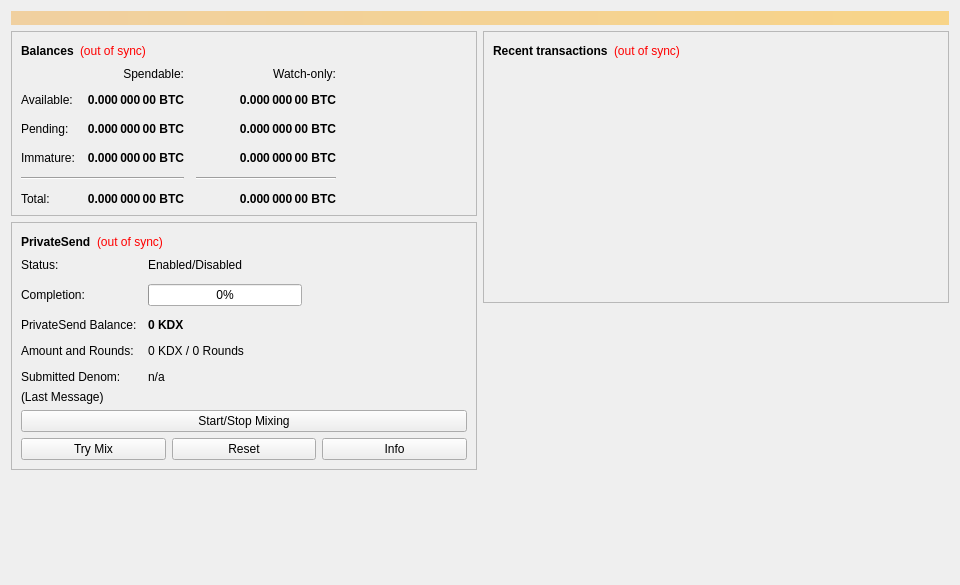
<?xml version="1.0" encoding="UTF-8"?>
<ui version="4.0">
 <class>OverviewPage</class>
 <widget class="QWidget" name="OverviewPage">
  <property name="geometry">
   <rect>
    <x>0</x>
    <y>0</y>
    <width>960</width>
    <height>585</height>
   </rect>
  </property>
  <property name="minimumSize">
   <size>
    <width>960</width>
    <height>0</height>
   </size>
  </property>
  <property name="windowTitle">
   <string>Form</string>
  </property>
  <layout class="QVBoxLayout" name="topLayout">
   <item>
    <widget class="QLabel" name="labelAlerts">
     <property name="visible">
      <bool>false</bool>
     </property>
     <property name="styleSheet">
      <string notr="true">QLabel { background-color: qlineargradient(x1: 0, y1: 0, x2: 1, y2: 0, stop:0 #F0D0A0, stop:1 #F8D488); color:#000000; }</string>
     </property>
     <property name="wordWrap">
      <bool>true</bool>
     </property>
     <property name="margin">
      <number>3</number>
     </property>
     <property name="textInteractionFlags">
      <set>Qt::TextSelectableByMouse</set>
     </property>
    </widget>
   </item>
   <item>
    <layout class="QHBoxLayout" name="horizontalLayout" stretch="1,1">
     <item>
      <layout class="QVBoxLayout" name="verticalLayout_2">
       <item>
        <widget class="QFrame" name="frame">
         <property name="frameShape">
          <enum>QFrame::StyledPanel</enum>
         </property>
         <property name="frameShadow">
          <enum>QFrame::Raised</enum>
         </property>
         <layout class="QVBoxLayout" name="verticalLayout_4">
          <item>
           <layout class="QHBoxLayout" name="horizontalLayout_4">
            <item>
             <widget class="QLabel" name="label_5">
              <property name="font">
               <font>
                <weight>75</weight>
                <bold>true</bold>
               </font>
              </property>
              <property name="text">
               <string>Balances</string>
              </property>
             </widget>
            </item>
            <item>
             <widget class="QLabel" name="labelWalletStatus">
              <property name="toolTip">
               <string>The displayed information may be out of date. Your wallet automatically synchronizes with the Cadex network after a connection is established, but this process has not completed yet.</string>
              </property>
              <property name="styleSheet">
               <string notr="true">QLabel { color: red; }</string>
              </property>
              <property name="text">
               <string notr="true">(out of sync)</string>
              </property>
              <property name="alignment">
               <set>Qt::AlignLeading|Qt::AlignLeft|Qt::AlignVCenter</set>
              </property>
             </widget>
            </item>
            <item>
             <spacer name="horizontalSpacer_3">
              <property name="orientation">
               <enum>Qt::Horizontal</enum>
              </property>
              <property name="sizeHint" stdset="0">
               <size>
                <width>40</width>
                <height>20</height>
               </size>
              </property>
             </spacer>
            </item>
           </layout>
          </item>
          <item>
           <layout class="QGridLayout" name="gridLayout">
            <property name="spacing">
             <number>12</number>
            </property>
            <item row="2" column="2">
             <widget class="QLabel" name="labelWatchPending">
              <property name="font">
               <font>
                <weight>75</weight>
                <bold>true</bold>
               </font>
              </property>
              <property name="cursor">
               <cursorShape>IBeamCursor</cursorShape>
              </property>
              <property name="toolTip">
               <string>Unconfirmed transactions to watch-only addresses</string>
              </property>
              <property name="text">
               <string notr="true">0.000 000 00 BTC</string>
              </property>
              <property name="alignment">
               <set>Qt::AlignRight|Qt::AlignTrailing|Qt::AlignVCenter</set>
              </property>
              <property name="textInteractionFlags">
               <set>Qt::LinksAccessibleByMouse|Qt::TextSelectableByKeyboard|Qt::TextSelectableByMouse</set>
              </property>
             </widget>
            </item>
            <item row="2" column="1">
             <widget class="QLabel" name="labelUnconfirmed">
              <property name="font">
               <font>
                <weight>75</weight>
                <bold>true</bold>
               </font>
              </property>
              <property name="cursor">
               <cursorShape>IBeamCursor</cursorShape>
              </property>
              <property name="toolTip">
               <string>Total of transactions that have yet to be confirmed, and do not yet count toward the spendable balance</string>
              </property>
              <property name="text">
               <string notr="true">0.000 000 00 BTC</string>
              </property>
              <property name="alignment">
               <set>Qt::AlignRight|Qt::AlignTrailing|Qt::AlignVCenter</set>
              </property>
              <property name="textInteractionFlags">
               <set>Qt::LinksAccessibleByMouse|Qt::TextSelectableByKeyboard|Qt::TextSelectableByMouse</set>
              </property>
             </widget>
            </item>
            <item row="3" column="2">
             <widget class="QLabel" name="labelWatchImmature">
              <property name="font">
               <font>
                <weight>75</weight>
                <bold>true</bold>
               </font>
              </property>
              <property name="cursor">
               <cursorShape>IBeamCursor</cursorShape>
              </property>
              <property name="toolTip">
               <string>Mined balance in watch-only addresses that has not yet matured</string>
              </property>
              <property name="text">
               <string notr="true">0.000 000 00 BTC</string>
              </property>
              <property name="alignment">
               <set>Qt::AlignRight|Qt::AlignTrailing|Qt::AlignVCenter</set>
              </property>
              <property name="textInteractionFlags">
               <set>Qt::LinksAccessibleByMouse|Qt::TextSelectableByKeyboard|Qt::TextSelectableByMouse</set>
              </property>
             </widget>
            </item>
            <item row="4" column="0" colspan="2">
             <widget class="Line" name="lineSpendableBalance">
              <property name="orientation">
               <enum>Qt::Horizontal</enum>
              </property>
             </widget>
            </item>
            <item row="4" column="2">
             <widget class="Line" name="lineWatchBalance">
              <property name="sizePolicy">
               <sizepolicy hsizetype="Preferred" vsizetype="Fixed">
                <horstretch>0</horstretch>
                <verstretch>0</verstretch>
               </sizepolicy>
              </property>
              <property name="minimumSize">
               <size>
                <width>140</width>
                <height>0</height>
               </size>
              </property>
              <property name="orientation">
               <enum>Qt::Horizontal</enum>
              </property>
             </widget>
            </item>
            <item row="5" column="0">
             <widget class="QLabel" name="labelTotalText">
              <property name="text">
               <string>Total:</string>
              </property>
             </widget>
            </item>
            <item row="3" column="1">
             <widget class="QLabel" name="labelImmature">
              <property name="font">
               <font>
                <weight>75</weight>
                <bold>true</bold>
               </font>
              </property>
              <property name="cursor">
               <cursorShape>IBeamCursor</cursorShape>
              </property>
              <property name="toolTip">
               <string>Mined balance that has not yet matured</string>
              </property>
              <property name="text">
               <string notr="true">0.000 000 00 BTC</string>
              </property>
              <property name="alignment">
               <set>Qt::AlignRight|Qt::AlignTrailing|Qt::AlignVCenter</set>
              </property>
              <property name="textInteractionFlags">
               <set>Qt::LinksAccessibleByMouse|Qt::TextSelectableByKeyboard|Qt::TextSelectableByMouse</set>
              </property>
             </widget>
            </item>
            <item row="2" column="3">
             <spacer name="horizontalSpacer_2">
              <property name="orientation">
               <enum>Qt::Horizontal</enum>
              </property>
              <property name="sizeHint" stdset="0">
               <size>
                <width>40</width>
                <height>20</height>
               </size>
              </property>
             </spacer>
            </item>
            <item row="3" column="0">
             <widget class="QLabel" name="labelImmatureText">
              <property name="text">
               <string>Immature:</string>
              </property>
             </widget>
            </item>
            <item row="5" column="1">
             <widget class="QLabel" name="labelTotal">
              <property name="font">
               <font>
                <weight>75</weight>
                <bold>true</bold>
               </font>
              </property>
              <property name="cursor">
               <cursorShape>IBeamCursor</cursorShape>
              </property>
              <property name="toolTip">
               <string>Your current total balance</string>
              </property>
              <property name="text">
               <string notr="true">0.000 000 00 BTC</string>
              </property>
              <property name="alignment">
               <set>Qt::AlignRight|Qt::AlignTrailing|Qt::AlignVCenter</set>
              </property>
              <property name="textInteractionFlags">
               <set>Qt::LinksAccessibleByMouse|Qt::TextSelectableByKeyboard|Qt::TextSelectableByMouse</set>
              </property>
             </widget>
            </item>
            <item row="5" column="2">
             <widget class="QLabel" name="labelWatchTotal">
              <property name="font">
               <font>
                <weight>75</weight>
                <bold>true</bold>
               </font>
              </property>
              <property name="cursor">
               <cursorShape>IBeamCursor</cursorShape>
              </property>
              <property name="toolTip">
               <string>Current total balance in watch-only addresses</string>
              </property>
              <property name="text">
               <string notr="true">0.000 000 00 BTC</string>
              </property>
              <property name="alignment">
               <set>Qt::AlignRight|Qt::AlignTrailing|Qt::AlignVCenter</set>
              </property>
              <property name="textInteractionFlags">
               <set>Qt::LinksAccessibleByMouse|Qt::TextSelectableByKeyboard|Qt::TextSelectableByMouse</set>
              </property>
             </widget>
            </item>
            <item row="0" column="2">
             <widget class="QLabel" name="labelWatchonly">
              <property name="text">
               <string>Watch-only:</string>
              </property>
              <property name="alignment">
               <set>Qt::AlignRight|Qt::AlignTrailing|Qt::AlignVCenter</set>
              </property>
             </widget>
            </item>
            <item row="1" column="0">
             <widget class="QLabel" name="labelBalanceText">
              <property name="text">
               <string>Available:</string>
              </property>
             </widget>
            </item>
            <item row="1" column="1">
             <widget class="QLabel" name="labelBalance">
              <property name="font">
               <font>
                <weight>75</weight>
                <bold>true</bold>
               </font>
              </property>
              <property name="cursor">
               <cursorShape>IBeamCursor</cursorShape>
              </property>
              <property name="toolTip">
               <string>Your current spendable balance</string>
              </property>
              <property name="text">
               <string notr="true">0.000 000 00 BTC</string>
              </property>
              <property name="alignment">
               <set>Qt::AlignRight|Qt::AlignTrailing|Qt::AlignVCenter</set>
              </property>
              <property name="textInteractionFlags">
               <set>Qt::LinksAccessibleByMouse|Qt::TextSelectableByKeyboard|Qt::TextSelectableByMouse</set>
              </property>
             </widget>
            </item>
            <item row="1" column="2">
             <widget class="QLabel" name="labelWatchAvailable">
              <property name="font">
               <font>
                <weight>75</weight>
                <bold>true</bold>
               </font>
              </property>
              <property name="cursor">
               <cursorShape>IBeamCursor</cursorShape>
              </property>
              <property name="toolTip">
               <string>Your current balance in watch-only addresses</string>
              </property>
              <property name="text">
               <string notr="true">0.000 000 00 BTC</string>
              </property>
              <property name="alignment">
               <set>Qt::AlignRight|Qt::AlignTrailing|Qt::AlignVCenter</set>
              </property>
              <property name="textInteractionFlags">
               <set>Qt::LinksAccessibleByMouse|Qt::TextSelectableByKeyboard|Qt::TextSelectableByMouse</set>
              </property>
             </widget>
            </item>
            <item row="2" column="0">
             <widget class="QLabel" name="labelPendingText">
              <property name="text">
               <string>Pending:</string>
              </property>
             </widget>
            </item>
            <item row="0" column="1">
             <widget class="QLabel" name="labelSpendable">
              <property name="text">
               <string>Spendable:</string>
              </property>
              <property name="alignment">
               <set>Qt::AlignRight|Qt::AlignTrailing|Qt::AlignVCenter</set>
              </property>
             </widget>
            </item>
           </layout>
          </item>
         </layout>
        </widget>
       </item>
       <item>
        <widget class="QFrame" name="framePrivateSend">
         <property name="layoutDirection">
          <enum>Qt::LeftToRight</enum>
         </property>
         <property name="frameShape">
          <enum>QFrame::StyledPanel</enum>
         </property>
         <property name="frameShadow">
          <enum>QFrame::Raised</enum>
         </property>
         <layout class="QVBoxLayout" name="VerticalLayout_PS1">
          <item>
           <layout class="QHBoxLayout" name="horizontalLayout_5">
            <item>
             <widget class="QLabel" name="labelPrivateSendHeader">
              <property name="font">
               <font>
                <weight>75</weight>
                <bold>true</bold>
               </font>
              </property>
              <property name="text">
               <string>PrivateSend</string>
              </property>
             </widget>
            </item>
            <item>
             <widget class="QLabel" name="labelPrivateSendSyncStatus">
              <property name="toolTip">
               <string>The displayed information may be out of date. Your wallet automatically synchronizes with the Cadex network after a connection is established, but this process has not completed yet.</string>
              </property>
              <property name="styleSheet">
               <string notr="true">QLabel { color: red; }</string>
              </property>
              <property name="text">
               <string notr="true">(out of sync)</string>
              </property>
              <property name="alignment">
               <set>Qt::AlignLeading|Qt::AlignLeft|Qt::AlignVCenter</set>
              </property>
             </widget>
            </item>
            <item>
             <spacer name="horizontalSpacer_4">
              <property name="orientation">
               <enum>Qt::Horizontal</enum>
              </property>
              <property name="sizeHint" stdset="0">
               <size>
                <width>40</width>
                <height>20</height>
               </size>
              </property>
             </spacer>
            </item>
           </layout>
          </item>
          <item>
           <layout class="QFormLayout" name="privateSendFormLayout">
            <property name="fieldGrowthPolicy">
             <enum>QFormLayout::AllNonFixedFieldsGrow</enum>
            </property>
            <property name="horizontalSpacing">
             <number>11</number>
            </property>
            <property name="verticalSpacing">
             <number>12</number>
            </property>
            <item row="0" column="0">
             <widget class="QLabel" name="labelPrivateSendEnabledText">
              <property name="text">
               <string>Status:</string>
              </property>
             </widget>
            </item>
            <item row="0" column="1">
             <widget class="QLabel" name="labelPrivateSendEnabled">
              <property name="text">
               <string>Enabled/Disabled</string>
              </property>
             </widget>
            </item>
            <item row="1" column="0">
             <widget class="QLabel" name="labelCompletitionText">
              <property name="text">
               <string>Completion:</string>
              </property>
             </widget>
            </item>
            <item row="1" column="1">
             <widget class="QProgressBar" name="privateSendProgress">
              <property name="maximumSize">
               <size>
                <width>154</width>
                <height>16777215</height>
               </size>
              </property>
              <property name="value">
               <number>0</number>
              </property>
             </widget>
            </item>
            <item row="2" column="0">
             <widget class="QLabel" name="labelAnonymizedText">
              <property name="text">
               <string>PrivateSend Balance:</string>
              </property>
             </widget>
            </item>
            <item row="2" column="1">
             <widget class="QLabel" name="labelAnonymized">
              <property name="font">
               <font>
                <weight>75</weight>
                <bold>true</bold>
               </font>
              </property>
              <property name="text">
               <string notr="true">0 KDX</string>
              </property>
             </widget>
            </item>
            <item row="3" column="0">
             <widget class="QLabel" name="labelAmountAndRoundsText">
              <property name="text">
               <string>Amount and Rounds:</string>
              </property>
             </widget>
            </item>
            <item row="3" column="1">
             <widget class="QLabel" name="labelAmountRounds">
              <property name="text">
               <string>0 KDX / 0 Rounds</string>
              </property>
             </widget>
            </item>
            <item row="4" column="0">
             <widget class="QLabel" name="labelSubmittedDenomText">
              <property name="text">
               <string>Submitted Denom:</string>
              </property>
             </widget>
            </item>
            <item row="4" column="1">
             <widget class="QLabel" name="labelSubmittedDenom">
              <property name="toolTip">
               <string>The denominations you submitted to the Masternode.&lt;br&gt;To mix, other users must submit the exact same denominations.</string>
              </property>
              <property name="text">
               <string>n/a</string>
              </property>
             </widget>
            </item>
           </layout>
          </item>
          <item>
           <layout class="QVBoxLayout" name="VerticalLayout_PS">
            <item>
             <widget class="QLabel" name="labelPrivateSendLastMessage">
              <property name="text">
               <string>(Last Message)</string>
              </property>
              <property name="alignment">
               <set>Qt::AlignLeading|Qt::AlignLeft|Qt::AlignTop</set>
              </property>
              <property name="wordWrap">
               <bool>true</bool>
              </property>
             </widget>
            </item>
            <item>
             <widget class="QPushButton" name="togglePrivateSend">
              <property name="sizePolicy">
               <sizepolicy hsizetype="MinimumExpanding" vsizetype="Fixed">
                <horstretch>0</horstretch>
                <verstretch>0</verstretch>
               </sizepolicy>
              </property>
              <property name="text">
               <string>Start/Stop Mixing</string>
              </property>
             </widget>
            </item>
            <item>
             <layout class="QHBoxLayout" name="horizontalLayout_debugbuttons">
              <item>
               <widget class="QPushButton" name="privateSendAuto">
                <property name="sizePolicy">
                 <sizepolicy hsizetype="MinimumExpanding" vsizetype="Fixed">
                  <horstretch>0</horstretch>
                  <verstretch>0</verstretch>
                 </sizepolicy>
                </property>
                <property name="toolTip">
                 <string>Try to manually submit a PrivateSend request.</string>
                </property>
                <property name="text">
                 <string>Try Mix</string>
                </property>
               </widget>
              </item>
              <item>
               <widget class="QPushButton" name="privateSendReset">
                <property name="sizePolicy">
                 <sizepolicy hsizetype="MinimumExpanding" vsizetype="Fixed">
                  <horstretch>0</horstretch>
                  <verstretch>0</verstretch>
                 </sizepolicy>
                </property>
                <property name="toolTip">
                 <string>Reset the current status of PrivateSend (can interrupt PrivateSend if it's in the process of Mixing, which can cost you money!)</string>
                </property>
                <property name="autoFillBackground">
                 <bool>false</bool>
                </property>
                <property name="text">
                 <string>Reset</string>
                </property>
               </widget>
              </item>
              <item>
               <widget class="QPushButton" name="privateSendInfo">
                <property name="sizePolicy">
                 <sizepolicy hsizetype="MinimumExpanding" vsizetype="Fixed">
                  <horstretch>0</horstretch>
                  <verstretch>0</verstretch>
                 </sizepolicy>
                </property>
                <property name="toolTip">
                 <string>Information about PrivateSend and Mixing</string>
                </property>
                <property name="text">
                 <string>Info</string>
                </property>
               </widget>
              </item>
             </layout>
            </item>
           </layout>
          </item>
         </layout>
        </widget>
       </item>
       <item>
        <spacer name="verticalSpacer">
         <property name="orientation">
          <enum>Qt::Vertical</enum>
         </property>
         <property name="sizeHint" stdset="0">
          <size>
           <width>20</width>
           <height>40</height>
          </size>
         </property>
        </spacer>
       </item>
      </layout>
     </item>
     <item>
      <layout class="QVBoxLayout" name="verticalLayout_3">
       <item>
        <widget class="QFrame" name="frame_2">
         <property name="frameShape">
          <enum>QFrame::StyledPanel</enum>
         </property>
         <property name="frameShadow">
          <enum>QFrame::Raised</enum>
         </property>
         <layout class="QVBoxLayout" name="verticalLayout">
          <item>
           <layout class="QHBoxLayout" name="horizontalLayout_2">
            <item>
             <widget class="QLabel" name="label_4">
              <property name="font">
               <font>
                <weight>75</weight>
                <bold>true</bold>
               </font>
              </property>
              <property name="text">
               <string>Recent transactions</string>
              </property>
             </widget>
            </item>
            <item>
             <widget class="QLabel" name="labelTransactionsStatus">
              <property name="toolTip">
               <string>The displayed information may be out of date. Your wallet automatically synchronizes with the Cadex network after a connection is established, but this process has not completed yet.</string>
              </property>
              <property name="styleSheet">
               <string notr="true">QLabel { color: red; }</string>
              </property>
              <property name="text">
               <string notr="true">(out of sync)</string>
              </property>
              <property name="alignment">
               <set>Qt::AlignLeading|Qt::AlignLeft|Qt::AlignVCenter</set>
              </property>
             </widget>
            </item>
            <item>
             <spacer name="horizontalSpacer">
              <property name="orientation">
               <enum>Qt::Horizontal</enum>
              </property>
              <property name="sizeHint" stdset="0">
               <size>
                <width>40</width>
                <height>20</height>
               </size>
              </property>
             </spacer>
            </item>
           </layout>
          </item>
          <item>
           <widget class="QListView" name="listTransactions">
            <property name="styleSheet">
             <string notr="true">QListView { background: transparent; }</string>
            </property>
            <property name="frameShape">
             <enum>QFrame::NoFrame</enum>
            </property>
            <property name="verticalScrollBarPolicy">
             <enum>Qt::ScrollBarAlwaysOff</enum>
            </property>
            <property name="horizontalScrollBarPolicy">
             <enum>Qt::ScrollBarAlwaysOff</enum>
            </property>
            <property name="selectionMode">
             <enum>QAbstractItemView::NoSelection</enum>
            </property>
           </widget>
          </item>
         </layout>
        </widget>
       </item>
       <item>
        <spacer name="verticalSpacer_2">
         <property name="orientation">
          <enum>Qt::Vertical</enum>
         </property>
         <property name="sizeHint" stdset="0">
          <size>
           <width>20</width>
           <height>40</height>
          </size>
         </property>
        </spacer>
       </item>
      </layout>
     </item>
    </layout>
   </item>
  </layout>
 </widget>
 <resources/>
 <connections/>
</ui>
